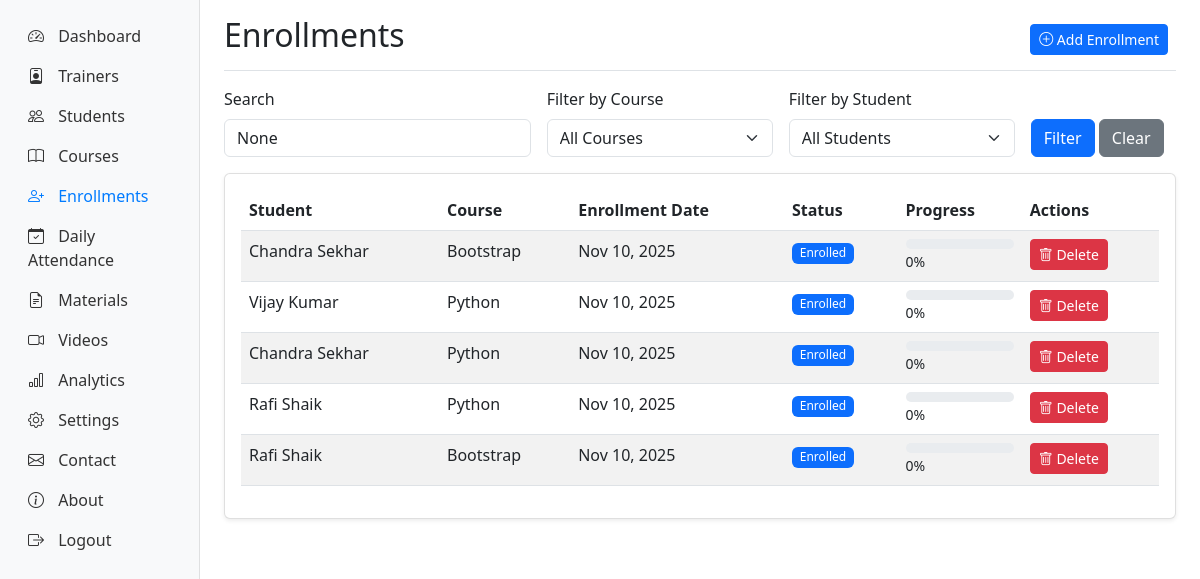
Screenshot of /admin-panel/enrollments/ (signed in) with the database file from the repository.
### students/models.py (models this page shows, shortened)
class Enrollment(models.Model):
    student = models.ForeignKey(Student, on_delete=models.CASCADE, related_name='enrollments')
    course = models.ForeignKey('courses.Course', on_delete=models.CASCADE, related_name='enrollments')
    enrollment_date = models.DateTimeField(auto_now_add=True)
    completion_status = models.CharField(
        max_length=20,
        choices=[
            ('enrolled', 'Enrolled'),
            ('in_progress', 'In Progress'),
            ('completed', 'Completed'),
            ('dropped', 'Dropped')
        ],
        default='enrolled'
    )
    progress = models.IntegerField(default=0)  # Percentage
    completed_at = models.DateTimeField(blank=True, null=True)
    created_at = models.DateTimeField(auto_now_add=True)
    updated_at = models.DateTimeField(auto_now=True)
    class Meta:
        unique_together = ('student', 'course')

class Student(models.Model):
    user = models.OneToOneField(User, on_delete=models.CASCADE, null=True, blank=True)
    student_id = models.CharField(max_length=20, unique=True)
    first_name = models.CharField(max_length=50)
    last_name = models.CharField(max_length=50)
    email = models.EmailField()
    phone = models.CharField(max_length=15, blank=True)
    date_of_birth = models.DateField(blank=True, null=True)
    profile_picture = models.ImageField(upload_to='student_profiles/', blank=True, null=True)
    enrollment_date = models.DateField(auto_now_add=True)
    is_active = models.BooleanField(default=True)
    created_at = models.DateTimeField(auto_now_add=True)
    updated_at = models.DateTimeField(auto_now=True)
    @property
    def full_name(self):
        return f"{self.first_name} {self.last_name}"

### courses/models.py (models this page shows, shortened)
class Course(models.Model):
    title = models.CharField(max_length=200)
    code = models.CharField(max_length=20, unique=True)
    description = models.TextField()
    category = models.ForeignKey(Category, on_delete=models.CASCADE, related_name='courses')
    instructor = models.ForeignKey('instructors.Instructor', on_delete=models.CASCADE, related_name='courses')
    thumbnail = models.ImageField(upload_to='course_thumbnails/', blank=True, null=True)
    price = models.DecimalField(max_digits=10, decimal_places=2, default=0.00)
    is_published = models.BooleanField(default=False)
    created_at = models.DateTimeField(auto_now_add=True)
    updated_at = models.DateTimeField(auto_now=True)

### admin_panel/views.py (the view)
# urls.py: path('enrollments/', views.enrollment_list, name='enrollment_list'),
@login_required
@user_passes_test(is_admin)
def enrollment_list(request):
    enrollments = Enrollment.objects.select_related('student', 'course').all()
    search_query = request.GET.get('search')
    if search_query:
        enrollments = enrollments.filter(
            Q(student__first_name__icontains=search_query) |
            Q(student__last_name__icontains=search_query) |
            Q(course__title__icontains=search_query)
        )
    course_id = request.GET.get('course')
    if course_id:
        enrollments = enrollments.filter(course_id=course_id)
    student_id = request.GET.get('student')
    if student_id:
        enrollments = enrollments.filter(student_id=student_id)
    paginator = Paginator(enrollments, 10)  # Show 10 enrollments per page
    page_number = request.GET.get('page')
    page_obj = paginator.get_page(page_number)
    courses = Course.objects.all()
    students = Student.objects.all()
    context = {
        'page_obj': page_obj,
        'courses': courses,
        'students': students,
        'search_query': search_query,
        'current_course': course_id,
        'current_student': student_id,
    }
    return render(request, 'admin_panel/enrollment_list.html', context)

### admin_panel/views.py (called while the page is built)
def is_admin(user):
    return user.is_staff

### templates/admin_panel/enrollment_list.html (shortened to what this page needs)
{% extends 'base.html' %}
{% block content %}
<div class="container-fluid">
    <div class="row">
        {% include 'admin_panel/sidebar.html' %}
        <main class="col-md-9 ms-sm-auto col-lg-10 px-md-4">
            <div class="d-flex justify-content-between flex-wrap flex-md-nowrap align-items-center pt-3 pb-2 mb-3 border-bottom">
                <h1 class="h2">Enrollments</h1>
                <div class="btn-toolbar mb-2 mb-md-0">
                    <div class="btn-group me-2">
                        <a href="{% url 'admin_panel:add_enrollment' %}" class="btn btn-sm btn-primary">
                            <i class="bi bi-plus-circle"></i> Add Enrollment
                        </a>
                    </div>
                </div>
            </div>
            <div class="row mb-3">
                <div class="col-md-12">
                    <form method="GET" class="row g-3">
                        <div class="col-md-4">
                            <label for="search" class="form-label">Search</label>
                            <input type="text" class="form-control" id="search" name="search"
                                   value="{{ search_query }}" placeholder="Search by student or course name">
                        </div>
                        <div class="col-md-3">
                            <label for="course" class="form-label">Filter by Course</label>
                            <select class="form-select" id="course" name="course">
                                <option value="">All Courses</option>
                            </select>
                        </div>
                        <div class="col-md-3">
                            <label for="student" class="form-label">Filter by Student</label>
                            <select class="form-select" id="student" name="student">
                                <option value="">All Students</option>
                            </select>
                        </div>
                        <div class="col-md-2 align-self-end">
                            <button type="submit" class="btn btn-primary">Filter</button>
                            <a href="{% url 'admin_panel:enrollment_list' %}" class="btn btn-secondary">Clear</a>
                        </div>
                    </form>
                </div>
            </div>
            <div class="card">
                <div class="card-body">
                    {% if page_obj %}
                        <div class="table-responsive">
                            <table class="table table-striped table-hover">
                                <thead>
                                    <tr>
                                        <th>Student</th>
                                        <th>Course</th>
                                        <th>Enrollment Date</th>
                                        <th>Status</th>
                                        <th>Progress</th>
                                        <th>Actions</th>
                                    </tr>
                                </thead>
                                <tbody>
                                    {% for enrollment in page_obj %}
                                        <tr>
                                            <td>{{ enrollment.student.full_name }}</td>
                                            <td>{{ enrollment.course.title }}</td>
                                            <td>{{ enrollment.enrollment_date|date:"M d, Y" }}</td>
                                            <td>
                                                <span class="badge bg-{% if enrollment.completion_status == 'completed' %}success{% elif enrollment.completion_status == 'in_progress' %}warning{% else %}primary{% endif %}">
                                                    {{ enrollment.get_completion_status_display }}
                                                </span>
                                            </td>
                                            <td>
                                                <div class="progress" style="height: 10px;">
                                                </div>
                                                <small>{{ enrollment.progress }}%</small>
                                            </td>
                                            <td>
                                                <a href="{% url 'admin_panel:delete_enrollment' enrollment.id %}"
                                                   class="btn btn-sm btn-danger"
                                                   onclick="return confirm('Are you sure you want to delete this enrollment?')">
                                                    <i class="bi bi-trash"></i> Delete
                                                </a>
                                            </td>
                                        </tr>
                                    {% endfor %}
                                </tbody>
                            </table>
                        </div>
                    {% endif %}
                </div>
            </div>
        </main>
    </div>
</div>
{% endblock %}

### static/css/style.css (style rules this page uses)
.card { box-shadow: 0 0.125rem 0.25rem rgba(0, 0, 0, 0.075); border: 1px solid rgba(0, 0, 0, 0.125); }
.table th { border-top: none; font-weight: 600; }
.badge { font-weight: 500; }
.btn-group .btn { border-radius: 0; }
.btn-group .btn:first-child { border-top-left-radius: 0.25rem; border-bottom-left-radius: 0.25rem; }
.btn-group .btn:last-child { border-top-right-radius: 0.25rem; border-bottom-right-radius: 0.25rem; }

### rows the page displays
Enrollment: student.full_name "Chandra Sekhar", course "Bootstrap", enrollment_date "Nov 10, 2025", completion_status "Enrolled", progress "0"
Enrollment: student.full_name "Vijay Kumar", course "Python", enrollment_date "Nov 10, 2025", completion_status "Enrolled", progress "0"
Enrollment: student.full_name "Chandra Sekhar", course "Python", enrollment_date "Nov 10, 2025", completion_status "Enrolled", progress "0"
Enrollment: student.full_name "Rafi Shaik", course "Python", enrollment_date "Nov 10, 2025", completion_status "Enrolled", progress "0"
Enrollment: student.full_name "Rafi Shaik", course "Bootstrap", enrollment_date "Nov 10, 2025", completion_status "Enrolled", progress "0"
